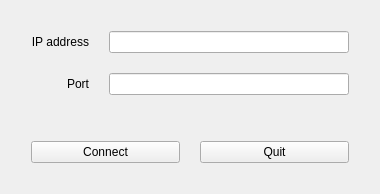
<?xml version="1.0" encoding="UTF-8"?>
<ui version="4.0">
 <class>ClientConnection</class>
 <widget class="QWidget" name="ClientConnection">
  <property name="geometry">
   <rect>
    <x>0</x>
    <y>0</y>
    <width>380</width>
    <height>190</height>
   </rect>
  </property>
  <property name="windowTitle">
   <string>ClientConnection</string>
  </property>
  <layout class="QVBoxLayout" name="verticalLayout">
   <item>
    <layout class="QGridLayout" name="gridLayout">
     <property name="leftMargin">
      <number>20</number>
     </property>
     <property name="topMargin">
      <number>20</number>
     </property>
     <property name="rightMargin">
      <number>20</number>
     </property>
     <property name="bottomMargin">
      <number>20</number>
     </property>
     <property name="spacing">
      <number>20</number>
     </property>
     <item row="0" column="0">
      <widget class="QLabel" name="IPaddressLabel">
       <property name="text">
        <string>IP address</string>
       </property>
       <property name="alignment">
        <set>Qt::AlignRight|Qt::AlignTrailing|Qt::AlignVCenter</set>
       </property>
      </widget>
     </item>
     <item row="1" column="0">
      <widget class="QLabel" name="portLabel">
       <property name="text">
        <string>Port</string>
       </property>
       <property name="alignment">
        <set>Qt::AlignRight|Qt::AlignTrailing|Qt::AlignVCenter</set>
       </property>
      </widget>
     </item>
     <item row="0" column="1">
      <widget class="QLineEdit" name="IPaddressLineEdit"/>
     </item>
     <item row="1" column="1">
      <widget class="QLineEdit" name="portLineEdit"/>
     </item>
    </layout>
   </item>
   <item>
    <layout class="QHBoxLayout" name="horizontalLayout">
     <property name="spacing">
      <number>20</number>
     </property>
     <property name="leftMargin">
      <number>20</number>
     </property>
     <property name="topMargin">
      <number>20</number>
     </property>
     <property name="rightMargin">
      <number>20</number>
     </property>
     <property name="bottomMargin">
      <number>20</number>
     </property>
     <item>
      <widget class="QPushButton" name="connectButton">
       <property name="text">
        <string>Connect</string>
       </property>
      </widget>
     </item>
     <item>
      <widget class="QPushButton" name="quitButton">
       <property name="text">
        <string>Quit</string>
       </property>
      </widget>
     </item>
    </layout>
   </item>
  </layout>
 </widget>
 <layoutdefault spacing="6" margin="11"/>
 <resources/>
 <connections>
  <connection>
   <sender>quitButton</sender>
   <signal>clicked()</signal>
   <receiver>ClientConnection</receiver>
   <slot>close()</slot>
   <hints>
    <hint type="sourcelabel">
     <x>275</x>
     <y>147</y>
    </hint>
    <hint type="destinationlabel">
     <x>189</x>
     <y>94</y>
    </hint>
   </hints>
  </connection>
 </connections>
</ui>
